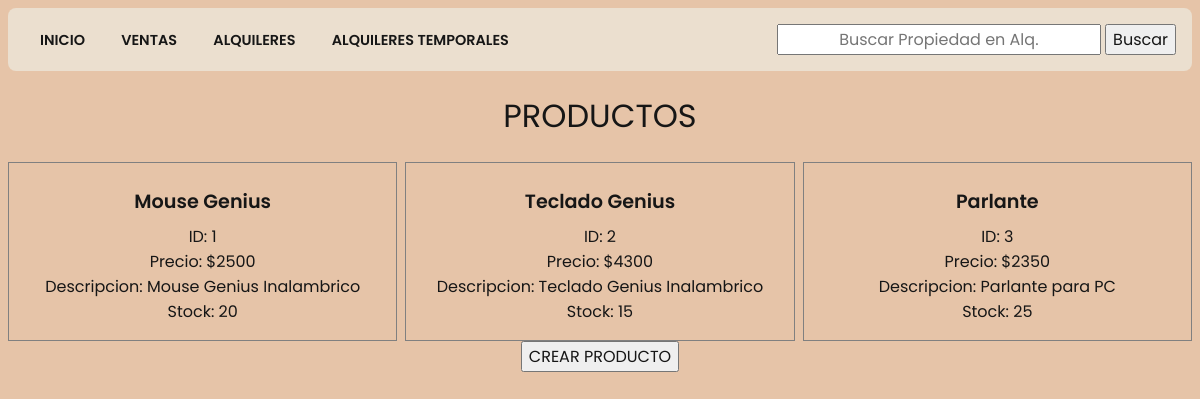
The page /products/list-products/ on the database its author committed.
### productos/models.py (models this page shows, shortened)
class Producto(models.Model):
    nombre = models.CharField(max_length=100)
    precio = models.IntegerField()
    descripcion = models.TextField()
    """ imagen = models.ImageField(upload_to='productos') """
    stock = models.IntegerField()

### productos/views.py (the view)
# urls.py: path('list-products/', list_prodcuts)
def list_prodcuts(request):
    if 'search' in request.GET:
      search = request.GET.get('search')
      all_products = Producto.objects.filter(nombre__icontains = search)
    else:
      all_products = Producto.objects.all()
    context = {
      'products': all_products
    }
    return render(request, 'products/list_products.html', context)

### templates/products/list_products.html (shortened to what this page needs)
{% extends "base.html" %}
{% block content %}
<body>
  <h1>PRODUCTOS</h1>
  <div class="productsContainer">
    {%for el in products%}
      <div class="product">
        <h3>{{el.nombre}}</h3>
        <p>ID: {{el.id}}</p>
        <p>Precio: ${{el.precio}}</p>
        <p>Descripcion: {{el.descripcion}}</p>
        <p>Stock: {{el.stock}}</p>
      </div>
    {% endfor %}
  </div>
  <div class="btnContainer">
    <a href="/products/create-product/"><button class="addBtn">CREAR PRODUCTO</button></a>
  </div>
</body>
{% endblock %}

### templates/base.html (shortened to what this page needs)
{% load static %}
<!DOCTYPE html>
<html lang="en">
<head>
  <link type="text/css" href="{% static 'css/styles.css'%}" rel="stylesheet"/>
</head>
<body>
  <header>
    <nav class="navbar">
      <a href="/">INICIO</a>
      <a href="/ventas/list-ventas/">VENTAS</a>
      <a href="/alquileres/list-alquileres/">ALQUILERES</a>
      <a href="/temporales/list-temporales/">ALQUILERES TEMPORALES</a>
    </nav>
    <form action="/alquileres/list-alquileres/" method="get">
      <input type="text" name="search" placeholder="Buscar Propiedad en Alq.">
      <button type="submit">Buscar</button>
    </form>
  </header>
  {% block content %}
  {% endblock %}
</body>
</html>

### static/css/styles.css (style rules this page uses)
:root { --main-color: #161616; --second-color: #6ee7b7; --third-color: #7928ca; --fourth-color: #e94f2d; --main-bg: rgb(230, 196, 168);; --second-bg: #ebdfcf; }
* { font-family: 'Poppins', sans-serif; font-size: 16px; font-weight: 400; text-align: center; color: var(--main-color); }
html { background-color: var(--main-bg); }
h1 { font-size: 2em; font-weight: 400; text-align: center; }
header { display: flex; justify-content: space-between; align-items: center; padding: 1em; background-color: var(--second-bg); border-radius: 0.5rem; }
header a { margin-inline: 1rem; text-decoration: none; font-size: 0.9rem; font-weight: 600; }
.productsContainer { display: grid; grid-template-columns: repeat(12, 1fr); grid-gap: 0.5rem; }
.productsContainer .product { grid-column: auto / span 4; border: 1px solid grey; padding: 1rem; }
.productsContainer .product h3 { font-size: 1.2rem; font-weight: 600; margin: 0.5rem 0; }
.productsContainer .product p { margin: 0; }

### rows shown on the page
Producto: nombre "Mouse Genius", id "1", precio "2500", descripcion "Mouse Genius Inalambrico", stock "20"
Producto: nombre "Teclado Genius", id "2", precio "4300", descripcion "Teclado Genius Inalambrico", stock "15"
Producto: nombre "Parlante", id "3", precio "2350", descripcion "Parlante para PC", stock "25"
